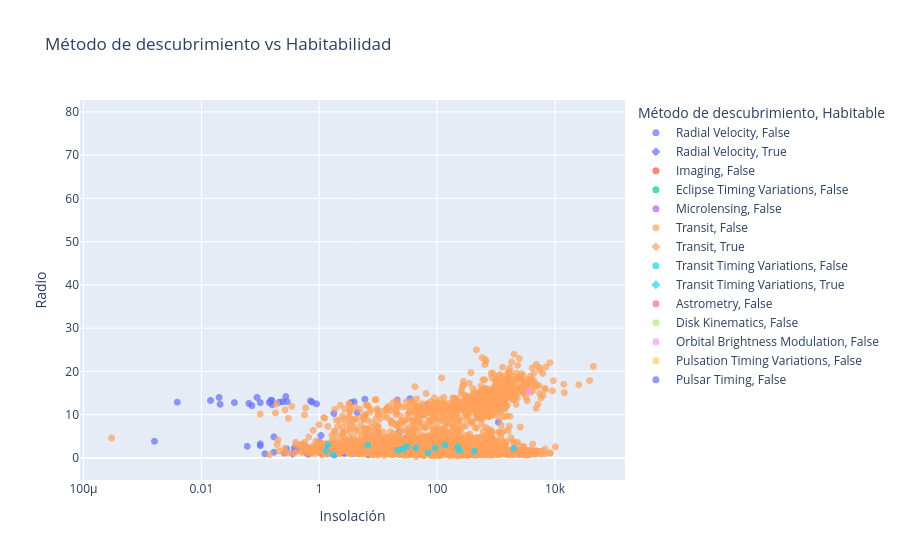

This figure's notebook cell:
### Code cell
fig = px.scatter(
    sub,
    x='pl_insol',
    y='pl_rade',
    color='discoverymethod',
    symbol='tipo_tierra',
    hover_name='pl_name',
    labels={'pl_insol':'Insolación', 'pl_rade':'Radio','discoverymethod':'Método de descubrimiento','tipo_tierra':'Habitable'},
    title='Método de descubrimiento vs Habitabilidad'
)

fig.update_xaxes(type='log')
fig.update_traces(marker=dict(size=7, opacity=0.7))

### Figure 1 — Plotly figure (JSON) as saved in the notebook; plotly's stock layout.template omitted (floating-point values rounded to 4 significant figures; data arrays with more than 128 entries replaced by an {"elided": "..."} marker saying what was removed)
{"data": [{"hovertemplate": "<b>%{hovertext}</b><br><br>Método de descubrimiento=Radial Velocity<br>Habitable=False<br>Insolación=%{x}<br>Radio=%{y}<extra></extra>", "hovertext": {"elided": "1132 str values"}, "legendgroup": "Radial Velocity, False", "marker": {"color": "#636efa", "opacity": 0.7, "size": 7, "symbol": "circle"}, "mode": "markers", "name": "Radial Velocity, False", "showlegend": true, "type": "scattergl", "x": {"elided": "1132 float values"}, "xaxis": "x", "y": {"elided": "1132 float values"}, "yaxis": "y"}, {"hovertemplate": "<b>%{hovertext}</b><br><br>Método de descubrimiento=Radial Velocity<br>Habitable=True<br>Insolación=%{x}<br>Radio=%{y}<extra></extra>", "hovertext": ["GJ 1002 b", "GJ 1061 c", "GJ 1061 d", "GJ 251 c", "GJ 273 b", "L 98-59 f", "Proxima Cen b", "Ross 128 b", "Teegarden's Star b", "Teegarden's Star c", "Wolf 1061 c", "Wolf 1069 b"], "legendgroup": "Radial Velocity, True", "marker": {"color": "#636efa", "opacity": 0.7, "size": 7, "symbol": "diamond"}, "mode": "markers", "name": "Radial Velocity, True", "showlegend": true, "type": "scattergl", "x": [0.67, 1.4, 0.6, 0.404, 1.06, 1.1, 0.641, 1.38, 1.08, 0.35, 1.3, 0.652], "xaxis": "x", "y": [1.03, 1.19, 1.16, 1.8, 1.51, 1.48, 1.02, 1.11, 1.05, 1.02, 1.66, 1.08], "yaxis": "y"}, {"hovertemplate": "<b>%{hovertext}</b><br><br>Método de descubrimiento=Imaging<br>Habitable=False<br>Insolación=%{x}<br>Radio=%{y}<extra></extra>", "hovertext": ["1RXS J160929.1-210524 b", "2M0437 b", "2MASS J01033563-5515561 AB b", "2MASS J01225093-2439505 b", "2MASS J02192210-3925225 b", "2MASS J0249-0557 c", "2MASS J03590986+2009361 b", "2MASS J04414489+2301513 b", "2MASS J11550485-7919108 b", "2MASS J12073346-3932539 b", "2MASS J21252752-8138278 b", "2MASS J22362452+4751425 b", "2MASS J22501512+2325342 b", "AB Aur b", "AB Pic b", "AF Lep b", "BD+60 1417 b", "CD-35 2722 b", "CFBDSIR J145829+101343 b", "CHXR 73 b", "COCONUTS-2 b", "CT Cha b", "DH Tau b", "FU Tau b", "G 196-3 b", "GJ 504 b", "GJ 900 b", "GQ Lup b", "GSC 06214-00210 b", "GU Psc b", "HD 100546 b", "HD 106906 b", "HD 135344 A b", "HD 143811 AB b", "HD 169142 b", "HD 203030 b", "HD 206893 b", "HD 206893 c", "HD 284149 AB b", "HD 95086 b", "HIP 21152 b", "HIP 39017 b", "HIP 54515 b", "HIP 65426 b", "HIP 77900 b", "HIP 78530 b", "HIP 79098 AB b", "HIP 81208 C b", "HIP 99770 b", "HN Peg b", "HR 2562 b", "HR 8799 b", "HR 8799 c", "HR 8799 d", "HR 8799 e", "ITG 15 b", "KOINTREAU-1 b", "KOINTREAU-3 b", "KOINTREAU-4 b", "LP 261-75 b", "Oph 11 b", "PDS 70 b", "PDS 70 c", "PZ Tel b", "ROXs 12 b", "ROXs 42 B b", "Ross 458 c", "SR 12 AB c", "TYC 8998-760-1 b", "TYC 8998-760-1 c", "UCAC3 113-933 b", "UCAC4 328-061594 b", "USco CTIO 108 b", "USco1556 b", "USco1621 b", "VHS J125601.92-125723.9 b", "WD 0806-661 b", "WISEP J121756.91+162640.2 A b", "WISPIT 1 b", "WISPIT 1 c", "WISPIT 2 b", "b Cen AB b", "bet Pic b", "kap And b"], "legendgroup": "Imaging, False", "marker": {"color": "#EF553B", "opacity": 0.7, "size": 7, "symbol": "circle"}, "mode": "markers", "name": "Imaging, False", "showlegend": true, "type": "scattergl", "x": [NaN, NaN, NaN, NaN, NaN, NaN, NaN, NaN, NaN, NaN, NaN, NaN, NaN, NaN, NaN, NaN, NaN, NaN, NaN, NaN, NaN, NaN, NaN, NaN, NaN, NaN, NaN, NaN, NaN, NaN, NaN, NaN, NaN, NaN, NaN, NaN, NaN, NaN, NaN, NaN, NaN, NaN, NaN, NaN, NaN, NaN, NaN, NaN, NaN, NaN, NaN, NaN, NaN, NaN, NaN, NaN, NaN, NaN, NaN, NaN, NaN, NaN, NaN, NaN, NaN, NaN, NaN, NaN, NaN, NaN, NaN, NaN, NaN, NaN, NaN, NaN, NaN, NaN, NaN, NaN, NaN, NaN, NaN, NaN], "xaxis": "x", "y": [18.65, 13.0, 12.3, 11.21, 16.14, 12.4, 12.2, 12.6, 12.1, 15.69, 12.4, 12.3, 11.9, 12.5, 12.3, 13.0, 14.68, 17.37, 12.4, 12.3, 12.44, 24.66, 30.26, 12.2, 12.0, 12.11, 12.4, 33.6, 20.18, 14.18, 77.34, 12.4, 16.25, 15.69, 13.1, 14.46, 14.01, 16.37, 12.0, 12.9, 12.0, 12.0, 12.2, 16.81, 12.1, 12.0, 12.1, 12.3, 12.2, 11.78, 12.44, 13.0, 13.0, 13.0, 13.11, 12.1, 12.4, 13.1, 12.2, 12.1, 12.3, 21.97, 22.19, 11.9, 12.2, 12.5, 14.01, 12.3, 12.3, 12.33, 12.1, 12.1, 12.3, 12.3, 12.2, 13.67, 12.6, 10.47, 12.4, 12.8, 17.93, 12.4, 18.49, 12.3], "yaxis": "y"}, {"hovertemplate": "<b>%{hovertext}</b><br><br>Método de descubrimiento=Eclipse Timing Variations<br>Habitable=False<br>Insolación=%{x}<br>Radio=%{y}<extra></extra>", "hovertext": ["2MASS J19383260+4603591 b", "DE CVn b", "DP Leo b", "HU Aqr AB b", "HU Aqr AB c", "Kepler-1660 AB b", "Kepler-451 c", "Kepler-451 d", "NN Ser c", "NN Ser d", "NSVS 14256825 b", "NY Vir b", "NY Vir c", "RR Cae b"], "legendgroup": "Eclipse Timing Variations, False", "marker": {"color": "#00cc96", "opacity": 0.7, "size": 7, "symbol": "circle"}, "mode": "markers", "name": "Eclipse Timing Variations, False", "showlegend": true, "type": "scattergl", "x": [NaN, NaN, NaN, NaN, NaN, NaN, NaN, NaN, NaN, NaN, NaN, NaN, NaN, NaN], "xaxis": "x", "y": [13.4, 12.4, 12.7, 12.8, 12.9, 12.9, 13.5, 13.5, 12.6, 13.3, 12.3, 13.3, 12.8, 13.0], "yaxis": "y"}, {"hovertemplate": "<b>%{hovertext}</b><br><br>Método de descubrimiento=Microlensing<br>Habitable=False<br>Insolación=%{x}<br>Radio=%{y}<extra></extra>", "hovertext": {"elided": "273 str values"}, "legendgroup": "Microlensing, False", "marker": {"color": "#ab63fa", "opacity": 0.7, "size": 7, "symbol": "circle"}, "mode": "markers", "name": "Microlensing, False", "showlegend": true, "type": "scattergl", "x": {"elided": "273 float values"}, "xaxis": "x", "y": {"elided": "273 float values"}, "yaxis": "y"}, {"hovertemplate": "<b>%{hovertext}</b><br><br>Método de descubrimiento=Transit<br>Habitable=False<br>Insolación=%{x}<br>Radio=%{y}<extra></extra>", "hovertext": {"elided": "4456 str values"}, "legendgroup": "Transit, False", "marker": {"color": "#FFA15A", "opacity": 0.7, "size": 7, "symbol": "circle"}, "mode": "markers", "name": "Transit, False", "showlegend": true, "type": "scattergl", "x": {"elided": "4456 float values"}, "xaxis": "x", "y": {"elided": "4456 float values"}, "yaxis": "y"}, {"hovertemplate": "<b>%{hovertext}</b><br><br>Método de descubrimiento=Transit<br>Habitable=True<br>Insolación=%{x}<br>Radio=%{y}<extra></extra>", "hovertext": ["Gliese 12 b", "K2-3 d", "K2-72 e", "Kepler-1229 b", "Kepler-1410 b", "Kepler-1512 b", "Kepler-1544 b", "Kepler-1649 c", "Kepler-1652 b", "Kepler-296 e", "Kepler-296 f", "Kepler-438 b", "Kepler-442 b", "Kepler-452 b", "Kepler-62 e", "Kepler-62 f", "LHS 1140 b", "LP 890-9 c", "TOI-6002 b", "TOI-700 d", "TOI-700 e", "TOI-715 b", "TRAPPIST-1 d", "TRAPPIST-1 e", "TRAPPIST-1 f"], "legendgroup": "Transit, True", "marker": {"color": "#FFA15A", "opacity": 0.7, "size": 7, "symbol": "diamond"}, "mode": "markers", "name": "Transit, True", "showlegend": true, "type": "scattergl", "x": [1.62, 1.44, 1.2, 0.524, 1.06, 1.6, 0.833, 0.75, 0.81, 1.41, 0.62, 1.4, 0.66, 1.1, 1.352, 0.5, 0.43, 0.906, 1.682, 0.85, 1.27, 0.67, 1.115, 0.646, 0.373], "xaxis": "x", "y": [0.93, 1.458, 1.29, 1.4, 1.78, 1.18, 1.78, 1.06, 1.6, 1.53, 1.8, 1.12, 1.34, 1.63, 1.61, 1.41, 1.73, 1.367, 1.65, 1.073, 0.953, 1.55, 0.788, 0.92, 1.045], "yaxis": "y"}, {"hovertemplate": "<b>%{hovertext}</b><br><br>Método de descubrimiento=Transit Timing Variations<br>Habitable=False<br>Insolación=%{x}<br>Radio=%{y}<extra></extra>", "hovertext": ["AU Mic d", "KOI-134 c", "KOI-142 c", "KOI-984 c", "Kepler-122 f", "Kepler-138 e", "Kepler-139 f", "Kepler-1513 c", "Kepler-19 c", "Kepler-338 e", "Kepler-37 e", "Kepler-411 e", "Kepler-414 b", "Kepler-414 c", "Kepler-415 b", "Kepler-415 c", "Kepler-416 b", "Kepler-416 c", "Kepler-417 b", "Kepler-417 c", "Kepler-419 c", "Kepler-448 c", "Kepler-46 c", "Kepler-51 e", "Kepler-539 c", "Kepler-725 c", "Kepler-82 f", "TOI-1408 c", "TOI-199 c", "TOI-201 c", "TOI-2015 c", "TOI-2202 c", "TOI-4504 d", "TOI-4562 c", "WASP-126 c", "WASP-18 c"], "legendgroup": "Transit Timing Variations, False", "marker": {"color": "#19d3f3", "opacity": 0.7, "size": 7, "symbol": "circle"}, "mode": "markers", "name": "Transit Timing Variations, False", "showlegend": true, "type": "scattergl", "x": [NaN, NaN, NaN, NaN, 21.52, 1.73, NaN, NaN, NaN, 428.5, NaN, NaN, 241.2, 137.1, 69.83, 26.24, 224.1, 93.07, 43.62, 30.97, NaN, NaN, NaN, NaN, NaN, 1.4, NaN, 2005.0, NaN, NaN, 6.68, NaN, NaN, NaN, NaN, NaN], "xaxis": "x", "y": [1.02, 9.86, 14.0, 14.1, 1.75, 0.797, 6.67, 11.0, 3.68, 1.56, 0.37, 3.28, 1.71, 3.01, 1.21, 2.01, 2.48, 2.352, 2.31, 2.69, 12.6, 12.0, 13.5, 2.18, 13.3, 3.08, 4.84, 2.22, 11.4, 11.13, 2.93, 13.4, 13.6, 12.8, 9.38, 8.58], "yaxis": "y"}, {"hovertemplate": "<b>%{hovertext}</b><br><br>Método de descubrimiento=Transit Timing Variations<br>Habitable=True<br>Insolación=%{x}<br>Radio=%{y}<extra></extra>", "hovertext": ["TOI-1266 d"], "legendgroup": "Transit Timing Variations, True", "marker": {"color": "#19d3f3", "opacity": 0.7, "size": 7, "symbol": "diamond"}, "mode": "markers", "name": "Transit Timing Variations, True", "showlegend": true, "type": "scattergl", "x": [1.3], "xaxis": "x", "y": [1.74], "yaxis": "y"}, {"hovertemplate": "<b>%{hovertext}</b><br><br>Método de descubrimiento=Astrometry<br>Habitable=False<br>Insolación=%{x}<br>Radio=%{y}<extra></extra>", "hovertext": ["DENIS-P J082303.1-491201 b", "GJ 896 A b", "Gaia-4 b", "Gaia-5 b", "HD 128717 b", "HIP 66074 b"], "legendgroup": "Astrometry, False", "marker": {"color": "#FF6692", "opacity": 0.7, "size": 7, "symbol": "circle"}, "mode": "markers", "name": "Astrometry, False", "showlegend": true, "type": "scattergl", "x": [NaN, NaN, NaN, NaN, NaN, NaN], "xaxis": "x", "y": [11.9, 13.3, 12.4, 12.1, 12.1, 12.9], "yaxis": "y"}, {"hovertemplate": "<b>%{hovertext}</b><br><br>Método de descubrimiento=Disk Kinematics<br>Habitable=False<br>Insolación=%{x}<br>Radio=%{y}<extra></extra>", "hovertext": ["HD 97048 b"], "legendgroup": "Disk Kinematics, False", "marker": {"color": "#B6E880", "opacity": 0.7, "size": 7, "symbol": "circle"}, "mode": "markers", "name": "Disk Kinematics, False", "showlegend": true, "type": "scattergl", "x": [NaN], "xaxis": "x", "y": [13.3], "yaxis": "y"}, {"hovertemplate": "<b>%{hovertext}</b><br><br>Método de descubrimiento=Orbital Brightness Modulation<br>Habitable=False<br>Insolación=%{x}<br>Radio=%{y}<extra></extra>", "hovertext": ["KIC 10068024 b", "KIC 5479689 b", "KIC 8121913 b", "KOI-55 b", "KOI-55 c", "Kepler-76 b"], "legendgroup": "Orbital Brightness Modulation, False", "marker": {"color": "#FF97FF", "opacity": 0.7, "size": 7, "symbol": "circle"}, "mode": "markers", "name": "Orbital Brightness Modulation, False", "showlegend": true, "type": "scattergl", "x": [NaN, NaN, NaN, NaN, NaN, 3584.0], "xaxis": "x", "y": [13.4, 14.2, 13.4, 0.759, 0.867, 15.24], "yaxis": "y"}, {"hovertemplate": "<b>%{hovertext}</b><br><br>Método de descubrimiento=Pulsation Timing Variations<br>Habitable=False<br>Insolación=%{x}<br>Radio=%{y}<extra></extra>", "hovertext": ["KIC 7917485 b", "V0391 Peg b"], "legendgroup": "Pulsation Timing Variations, False", "marker": {"color": "#FECB52", "opacity": 0.7, "size": 7, "symbol": "circle"}, "mode": "markers", "name": "Pulsation Timing Variations, False", "showlegend": true, "type": "scattergl", "x": [NaN, NaN], "xaxis": "x", "y": [12.4, 13.1], "yaxis": "y"}, {"hovertemplate": "<b>%{hovertext}</b><br><br>Método de descubrimiento=Pulsar Timing<br>Habitable=False<br>Insolación=%{x}<br>Radio=%{y}<extra></extra>", "hovertext": ["PSR B0329+54 b", "PSR B1257+12 b", "PSR B1257+12 c", "PSR B1257+12 d", "PSR J2322-2650 b"], "legendgroup": "Pulsar Timing, False", "marker": {"color": "#636efa", "opacity": 0.7, "size": 7, "symbol": "circle"}, "mode": "markers", "name": "Pulsar Timing, False", "showlegend": true, "type": "scattergl", "x": [NaN, NaN, NaN, NaN, NaN], "xaxis": "x", "y": [1.22, 0.338, 1.91, 1.8, 13.9], "yaxis": "y"}], "layout": {"legend": {"title": {"text": "Método de descubrimiento, Habitable"}, "tracegroupgap": 0}, "title": {"text": "Método de descubrimiento vs Habitabilidad"}, "xaxis": {"anchor": "y", "domain": [0, 1], "title": {"text": "Insolación"}, "type": "log"}, "yaxis": {"anchor": "x", "domain": [0, 1], "title": {"text": "Radio"}}}}
